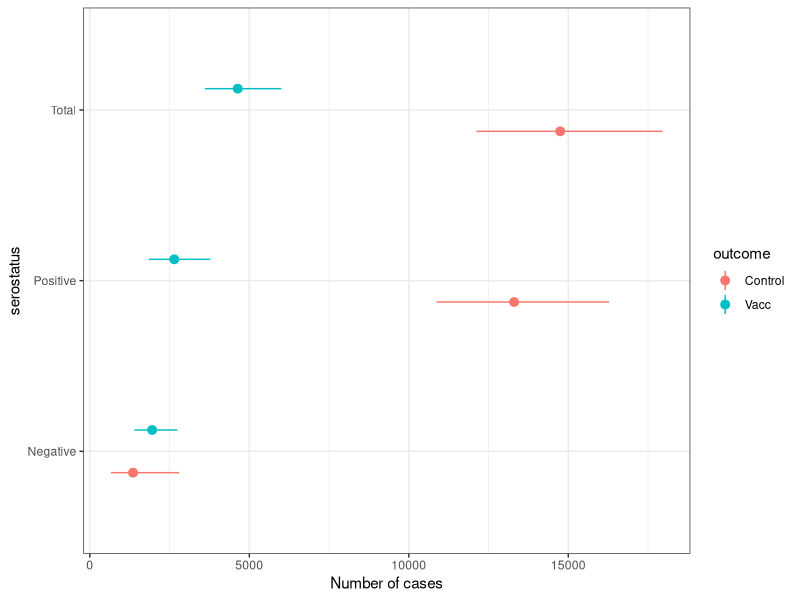
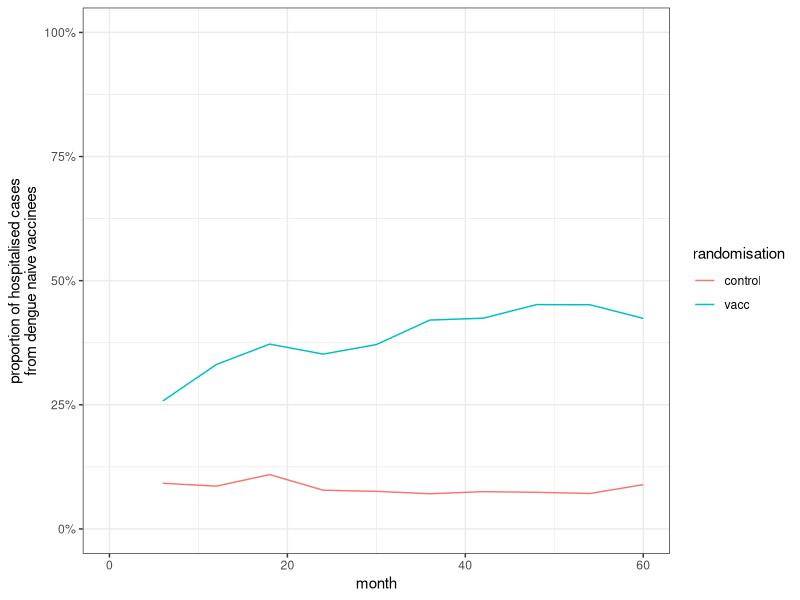
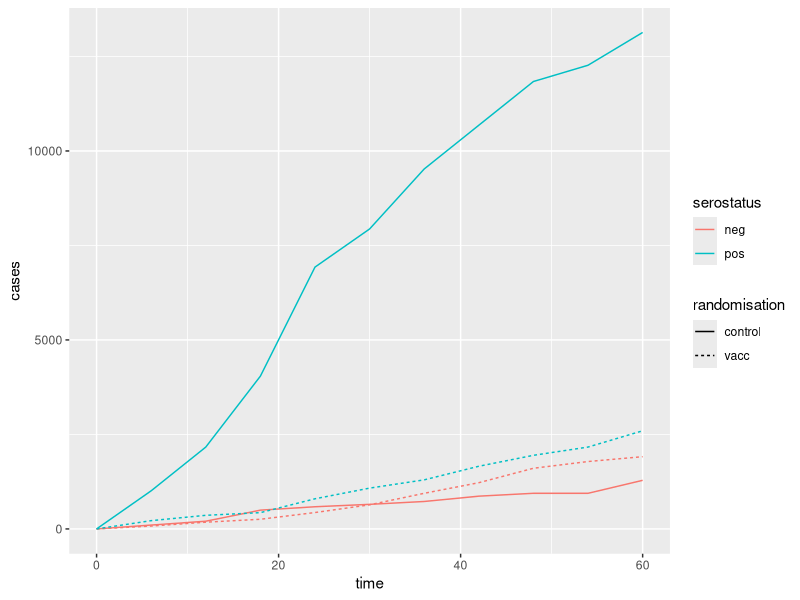
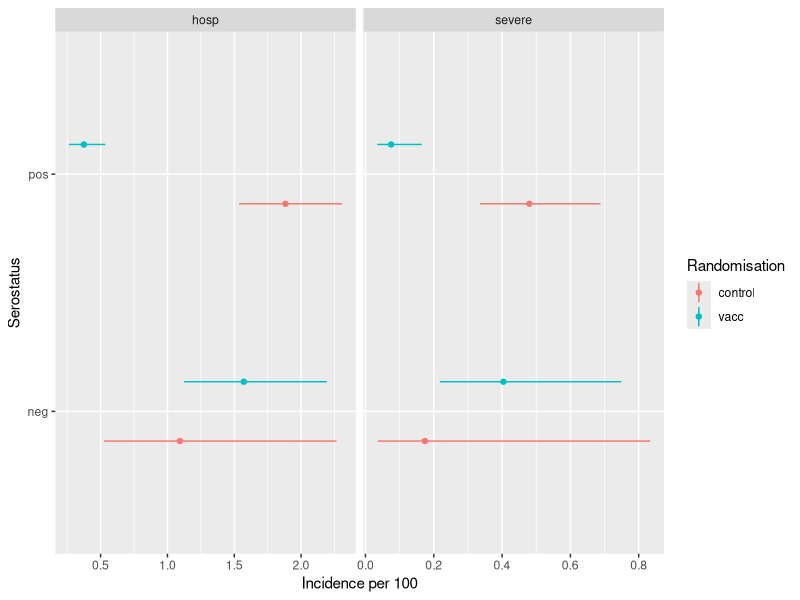
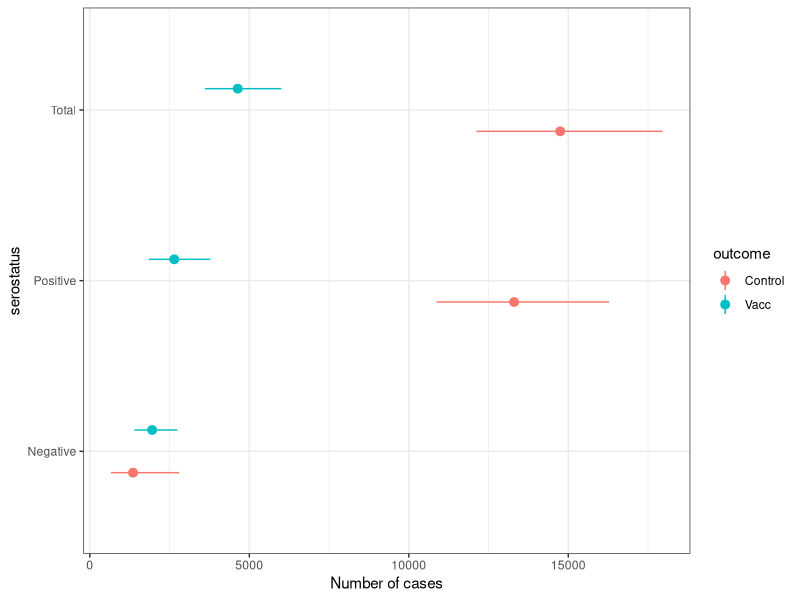
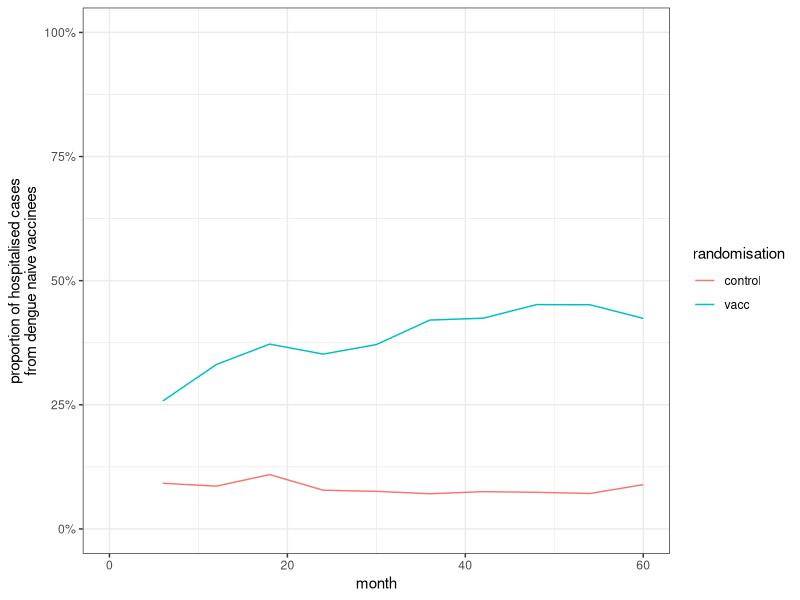

R code for these plots, in order:

# Expected relative proportion of breakthrough hospitalized dengue by serostatus in populations vaccinated with the CYD- tetravalent dengue vaccine in the Philippines
# written by Stefan Flasche using R version 3.5.3

# load packages
require(tidyverse)


# Data --------------------------------------------------------------------

# data: cumulative incidence over 5yrs observed in the trial and its stratification into 
#       seropositive and seronegative using PRNT50 with multiple imputation (in per 100). from Table S10
df <- tibble(no=1:8,
             randomisation = c("vacc","vacc","control","control","vacc","vacc","control","control"),
             serostatus = c("pos","neg","pos","neg","pos","neg","pos","neg"),
             outcome = c(rep("hosp",4),rep("severe",4)),
             incidence.ph.mid = c(.375,1.571,1.883,1.093,0.075,0.404,0.48,0.174),
             incidence.ph.lo = c(.263,1.125,1.536,.526,0.034,0.218,0.335,0.036),
             incidence.ph.hi = c(.535,2.193,2.307,2.265,0.165,0.749,0.688,0.834))

# Cumulative proportion of 9-16y olds hospitalised with Dengue over time (0m - 60m). Digitalised from Sridhar Figure 3
df.time <- tibble(time = rep(c(0,6,12,18,24,30,36,42,48,54,60),4),
                  randomisation = c(rep("vacc",11*2),rep("control",11*2)),
                  serostatus = rep(c(rep("pos",11),rep("neg",11)),2),
                  incidence = c(0,0.031,0.051,0.061,0.113,0.153,0.184,0.235,0.276,0.307,0.368,
                                0,0.061,0.143,0.205,0.348,0.512,0.757,0.982,1.289,1.432,1.535,
                                0,0.143,0.307,0.573,0.982,1.125,1.350,1.514,1.678,1.739,1.862,
                                0,0.082,0.164,0.399,0.471,0.522,0.583,0.696,0.757,0.757,1.033),
                  No.at.Risk =c(1503,1490,1462,1453,1447,1434,1422,1403,1351,1284,1226,
                                375,374,368,366,364,361,358,350,339,322,311,
                                730,725,705,699,695,689,688,686,658,615,592,
                                207,207,201,199,199,195,194,192,185,174,167))
                  
# plot data
p.data <- df %>% ggplot(aes(x= serostatus, y = incidence.ph.mid, ymin = incidence.ph.lo, ymax = incidence.ph.hi,color=randomisation)) +
  geom_linerange(position=position_dodge(width = 0.5)) +
  geom_point(position=position_dodge(width = 0.5)) +
  facet_grid(.~outcome, scales = "free") +
  coord_flip() + ylab("incidence per 100") +
  labs(y = "Incidence per 100", x = "Serostatus", color = "Randomisation")
ggsave(filename = "Pics\\Fig1_Data.tiff",p.data ,unit="cm", width = 14, height = 5, compression = "lzw", dpi = 300)

# sample from lognormal distribution in which the 50%, 2.5% and 97.5% quanitles fit the observed mean, CI.lo and CI.hi respectively
LnfitSample <- function(input= c(mean=1, lo=.5, hi=2), N=10000){
  mean = input[1] %>% as.numeric()
  lo = input[2] %>% as.numeric()
  hi = input[3] %>% as.numeric()
  rlnorm(N, meanlog = log(mean), sdlog = (log(mean/lo) +  log(hi/mean))/2/1.96) %>%
    return()
}


# Analyses ----------------------------------------------------------

# calculate population impact of test and vaccinate strategy (no test = 100% sens, 0% spec)
CasesAverted <- function(seroPrevalence = .7, sensitivity = 1, specificity = 0, 
                         cohortSize=100000, df.tmp = df, outcm = "hosp"){
  df.tmp = df.tmp %>% filter(outcome == outcm)
  Inc.SeroPos.Vacc <- df.tmp %>% filter(randomisation=="vacc" & serostatus =="pos") %>% 
    select(incidence.ph.mid:incidence.ph.hi) %>% LnfitSample()
  Inc.SeroPos.Cont <- df.tmp %>% filter(randomisation=="control" & serostatus =="pos") %>% 
    select(incidence.ph.mid:incidence.ph.hi) %>% LnfitSample()
  Inc.SeroNeg.Vacc <- df.tmp %>% filter(randomisation=="vacc" & serostatus =="neg") %>% 
    select(incidence.ph.mid:incidence.ph.hi) %>% LnfitSample()
  Inc.SeroNeg.Cont <- df.tmp %>% filter(randomisation=="control" & serostatus =="neg") %>% 
    select(incidence.ph.mid:incidence.ph.hi) %>% LnfitSample()
  
  CasesNoVaccSeroPos = cohortSize * seroPrevalence * Inc.SeroPos.Cont / 100
  CasesNoVaccSeroNeg = cohortSize * (1-seroPrevalence) * Inc.SeroNeg.Cont / 100
  CasesVaccSeroPos = cohortSize * seroPrevalence * Inc.SeroPos.Vacc / 100
  CasesVaccSeroNeg = cohortSize * (1-seroPrevalence) * Inc.SeroNeg.Vacc / 100
  
  CasesAvertedSeroPos = cohortSize * seroPrevalence * sensitivity * (Inc.SeroPos.Cont - Inc.SeroPos.Vacc) / 100
  CasesAvertedSeroNeg = cohortSize * (1-seroPrevalence) * (1 - specificity) * (Inc.SeroNeg.Cont - Inc.SeroNeg.Vacc) /100
  
  df_res <- tibble(seroPrevalence, sensitivity, specificity, outcm, 
                   CasesNoVaccSeroPos, CasesNoVaccSeroNeg,
                   CasesNoVaccTotal = CasesNoVaccSeroPos + CasesNoVaccSeroNeg,
                   CasesVaccSeroPos, CasesVaccSeroNeg,
                   CasesVaccTotal = CasesVaccSeroPos + CasesVaccSeroNeg,
                   CasesAvertedSeroPos, CasesAvertedSeroNeg, 
                   CasesAvertedTotal = CasesAvertedSeroPos + CasesAvertedSeroNeg)
  return(df_res)
}

# calculate cases exspected and averted in Phillippines
res <- CasesAverted(seroPrevalence = .85, sensitivity = 1, specificity = 0, cohortSize=830000, df.tmp = df, outcm = "hosp") %>%
  gather(key, value, -(seroPrevalence:outcm)) %>% 
  group_by(key) %>% summarise(mid = median(value), 
                              lo = quantile(value, probs = 0.025),
                              hi = quantile(value, probs = 0.975)) %>% 
  mutate(outcome = rep(c("Averted","Control","Vacc"),each=3)) %>%
  mutate(serostatus = rep(c("Negative", "Positive", "Total"), 3))
res
res %>% filter(outcome != "Averted") %>%
  ggplot(aes(x=serostatus, y=mid, ymin=lo, ymax=hi, color = outcome)) +
    geom_pointrange(position=position_dodge(width = 0.5)) + 
    coord_flip() + ylab("Number of cases") + 
    theme_bw()
ggsave(filename = "Pics\\Fig2_Data.tiff",unit="cm", width = 17, height = 7, compression = "lzw", dpi = 300)



# proportion seropos
CasesAverted(seroPrevalence = .85, sensitivity = 1, specificity = 0, cohortSize=830000, df.tmp = df, outcm = "hosp") %>%
  mutate(prop_Neg_vac = CasesVaccSeroNeg/CasesVaccTotal) %>%
  mutate(prop_Neg_Novac = CasesNoVaccSeroNeg/CasesNoVaccTotal) %>%
  select("prop_Neg_vac","prop_Neg_Novac") %>%
  gather(key, value) %>% group_by(key) %>% summarise(mid = median(value),
                                                     lo = quantile(value, probs = 0.025),
                                                     hi = quantile(value, probs = 0.975)) 

#calculate  proportion of cases attributeable to seronegative vaccinees
df.prop = tibble(serostatus = c("neg","pos"),
                 prop = c(0.15,.85))
df.time %>% merge(df.prop) %>% 
  mutate(cases = incidence*prop*830000/100) %>% 
  select(serostatus:randomisation, cases) %>%
  spread(serostatus, cases) %>%
  mutate(propSeroNeg = neg/(pos+neg)) %>%
  ggplot(aes(x=time, y=propSeroNeg, color=randomisation))+
    geom_line() + 
    coord_cartesian(ylim=c(0,1)) + 
    scale_y_continuous(labels = scales::percent) +
    theme_bw() +
    xlab("month") + ylab("proportion of hospitalised cases\nfrom dengue naive vaccinees")
ggsave(filename = "Pics\\Fig3_Data.tiff",unit="cm", width = 17, height = 7, compression = "lzw", dpi = 300)

#exspected cases over time
df.time %>% merge(df.prop) %>% 
  mutate(cases = incidence*prop*830000/100) %>%
  ggplot(aes(x=time, y=cases, lty=randomisation, color=serostatus))+
    geom_line()
  


